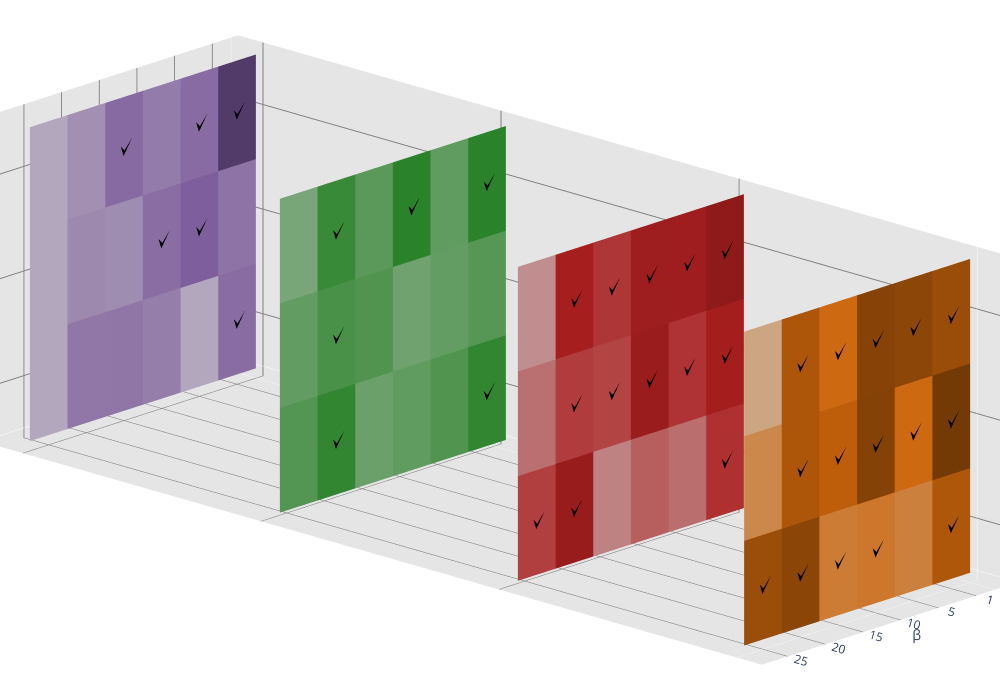

This figure's notebook cell:
### Markdown cell above
##### CORA

### Code cell
# fig = plt.figure(figsize=(15, 15))
# ax = fig. add_subplot(111, projection='3d', computed_zorder=False)

fig = go.Figure()

sorted_students = sorted(
    Z_arrays_cora.keys(),
    key=lambda name: (
        np.count_nonzero(Z_arrays_cora[name] > 1),
        np.median(Z_arrays_cora[name])
    ),
    reverse=True
)

for i, student in enumerate(sorted_students):
    data = Z_arrays_cora[student]

    plot_vertical_plane_heatmap_with_ticks(
        R, C, fig, data, x_planes[i], plane_colors[student], norm, 0.05
    )


fig.update_layout(
    scene = scene_style,
    height=700,
    width=1000,
    margin=dict(l=0, r=0, t=0, b=0)
)

fig.write_html('mdca_ece_cora.html', include_plotlyjs="cdn", full_html=True)
fig.show()

### Figure 1 — Plotly figure (JSON) as saved in the notebook; plotly's stock layout.template omitted (floating-point values rounded to 4 significant figures)
{"data": [{"facecolor": ["#da6c0c", "#da6c0c", "#ffa04c", "#ffa04c", "#ff9536", "#ff9536", "#ff9b42", "#ff9b42", "#ad5609", "#ad5609", "#c2610b", "#c2610b", "#904808", "#904808", "#ff8315", "#ff8315", "#a65309", "#a65309", "#ee760d", "#ee760d", "#d86b0c", "#d86b0c", "#ffaa5e", "#ffaa5e", "#c0600b", "#c0600b", "#ae570a", "#ae570a", "#a75309", "#a75309", "#ff8315", "#ff8315", "#d86b0c", "#d86b0c", "#ffcfa4", "#ffcfa4"], "i": [7, 8, 8, 9, 9, 10, 10, 11, 11, 12, 12, 13, 14, 15, 15, 16, 16, 17, 17, 18, 18, 19, 19, 20, 21, 22, 22, 23, 23, 24, 24, 25, 25, 26, 26, 27], "j": [0, 7, 1, 8, 2, 9, 3, 10, 4, 11, 5, 12, 7, 14, 8, 15, 9, 16, 10, 17, 11, 18, 12, 19, 14, 21, 15, 22, 16, 23, 17, 24, 18, 25, 19, 26], "k": [1, 1, 2, 2, 3, 3, 4, 4, 5, 5, 6, 6, 8, 8, 9, 9, 10, 10, 11, 11, 12, 12, 13, 13, 15, 15, 16, 16, 17, 17, 18, 18, 19, 19, 20, 20], "lighting": {"ambient": 0.8, "diffuse": 0.9, "fresnel": 0.2, "roughness": 0.5, "specular": 1}, "lightposition": {"x": 100, "y": 100, "z": 100}, "showscale": false, "type": "mesh3d", "x": [0.0, 0.0, 0.0, 0.0, 0.0, 0.0, 0.0, 0.0, 0.0, 0.0, 0.0, 0.0, 0.0, 0.0, 0.0, 0.0, 0.0, 0.0, 0.0, 0.0, 0.0, 0.0, 0.0, 0.0, 0.0, 0.0, 0.0, 0.0], "y": [0.0, 1.0, 2.0, 3.0, 4.0, 5.0, 6.0, 0.0, 1.0, 2.0, 3.0, 4.0, 5.0, 6.0, 0.0, 1.0, 2.0, 3.0, 4.0, 5.0, 6.0, 0.0, 1.0, 2.0, 3.0, 4.0, 5.0, 6.0], "z": [0.0, 0.0, 0.0, 0.0, 0.0, 0.0, 0.0, 1.0, 1.0, 1.0, 1.0, 1.0, 1.0, 1.0, 2.0, 2.0, 2.0, 2.0, 2.0, 2.0, 2.0, 3.0, 3.0, 3.0, 3.0, 3.0, 3.0, 3.0]}, {"color": "black", "i": [0], "j": [1], "k": [2], "showscale": false, "type": "mesh3d", "x": [0.01, 0.01, 0.01], "y": [0.65, 0.625, 0.55], "z": [0.5, 0.45, 0.55]}, {"color": "black", "i": [0], "j": [1], "k": [2], "showscale": false, "type": "mesh3d", "x": [-0.01, -0.01, -0.01], "y": [0.55, 0.575, 0.65], "z": [0.5, 0.45, 0.55]}, {"color": "black", "i": [0], "j": [1], "k": [2], "showscale": false, "type": "mesh3d", "x": [0.01, 0.01, 0.01], "y": [0.65, 0.625, 0.85], "z": [0.5, 0.45, 0.6]}, {"color": "black", "i": [0], "j": [1], "k": [2], "showscale": false, "type": "mesh3d", "x": [-0.01, -0.01, -0.01], "y": [0.55, 0.575, 0.35], "z": [0.5, 0.45, 0.6]}, {"color": "black", "i": [0], "j": [1], "k": [2], "showscale": false, "type": "mesh3d", "x": [0.01, 0.01, 0.01], "y": [2.65, 2.625, 2.55], "z": [0.5, 0.45, 0.55]}, {"color": "black", "i": [0], "j": [1], "k": [2], "showscale": false, "type": "mesh3d", "x": [-0.01, -0.01, -0.01], "y": [2.55, 2.575, 2.65], "z": [0.5, 0.45, 0.55]}, {"color": "black", "i": [0], "j": [1], "k": [2], "showscale": false, "type": "mesh3d", "x": [0.01, 0.01, 0.01], "y": [2.65, 2.625, 2.85], "z": [0.5, 0.45, 0.6]}, {"color": "black", "i": [0], "j": [1], "k": [2], "showscale": false, "type": "mesh3d", "x": [-0.01, -0.01, -0.01], "y": [2.55, 2.575, 2.35], "z": [0.5, 0.45, 0.6]}, {"color": "black", "i": [0], "j": [1], "k": [2], "showscale": false, "type": "mesh3d", "x": [0.01, 0.01, 0.01], "y": [3.65, 3.625, 3.55], "z": [0.5, 0.45, 0.55]}, {"color": "black", "i": [0], "j": [1], "k": [2], "showscale": false, "type": "mesh3d", "x": [-0.01, -0.01, -0.01], "y": [3.55, 3.575, 3.65], "z": [0.5, 0.45, 0.55]}, {"color": "black", "i": [0], "j": [1], "k": [2], "showscale": false, "type": "mesh3d", "x": [0.01, 0.01, 0.01], "y": [3.65, 3.625, 3.85], "z": [0.5, 0.45, 0.6]}, {"color": "black", "i": [0], "j": [1], "k": [2], "showscale": false, "type": "mesh3d", "x": [-0.01, -0.01, -0.01], "y": [3.55, 3.575, 3.35], "z": [0.5, 0.45, 0.6]}, {"color": "black", "i": [0], "j": [1], "k": [2], "showscale": false, "type": "mesh3d", "x": [0.01, 0.01, 0.01], "y": [4.65, 4.625, 4.55], "z": [0.5, 0.45, 0.55]}, {"color": "black", "i": [0], "j": [1], "k": [2], "showscale": false, "type": "mesh3d", "x": [-0.01, -0.01, -0.01], "y": [4.55, 4.575, 4.65], "z": [0.5, 0.45, 0.55]}, {"color": "black", "i": [0], "j": [1], "k": [2], "showscale": false, "type": "mesh3d", "x": [0.01, 0.01, 0.01], "y": [4.65, 4.625, 4.85], "z": [0.5, 0.45, 0.6]}, {"color": "black", "i": [0], "j": [1], "k": [2], "showscale": false, "type": "mesh3d", "x": [-0.01, -0.01, -0.01], "y": [4.55, 4.575, 4.35], "z": [0.5, 0.45, 0.6]}, {"color": "black", "i": [0], "j": [1], "k": [2], "showscale": false, "type": "mesh3d", "x": [0.01, 0.01, 0.01], "y": [5.65, 5.625, 5.55], "z": [0.5, 0.45, 0.55]}, {"color": "black", "i": [0], "j": [1], "k": [2], "showscale": false, "type": "mesh3d", "x": [-0.01, -0.01, -0.01], "y": [5.55, 5.575, 5.65], "z": [0.5, 0.45, 0.55]}, {"color": "black", "i": [0], "j": [1], "k": [2], "showscale": false, "type": "mesh3d", "x": [0.01, 0.01, 0.01], "y": [5.65, 5.625, 5.85], "z": [0.5, 0.45, 0.6]}, {"color": "black", "i": [0], "j": [1], "k": [2], "showscale": false, "type": "mesh3d", "x": [-0.01, -0.01, -0.01], "y": [5.55, 5.575, 5.35], "z": [0.5, 0.45, 0.6]}, {"color": "black", "i": [0], "j": [1], "k": [2], "showscale": false, "type": "mesh3d", "x": [0.01, 0.01, 0.01], "y": [0.65, 0.625, 0.55], "z": [1.5, 1.45, 1.55]}, {"color": "black", "i": [0], "j": [1], "k": [2], "showscale": false, "type": "mesh3d", "x": [-0.01, -0.01, -0.01], "y": [0.55, 0.575, 0.65], "z": [1.5, 1.45, 1.55]}, {"color": "black", "i": [0], "j": [1], "k": [2], "showscale": false, "type": "mesh3d", "x": [0.01, 0.01, 0.01], "y": [0.65, 0.625, 0.85], "z": [1.5, 1.45, 1.6]}, {"color": "black", "i": [0], "j": [1], "k": [2], "showscale": false, "type": "mesh3d", "x": [-0.01, -0.01, -0.01], "y": [0.55, 0.575, 0.35], "z": [1.5, 1.45, 1.6]}, {"color": "black", "i": [0], "j": [1], "k": [2], "showscale": false, "type": "mesh3d", "x": [0.01, 0.01, 0.01], "y": [1.65, 1.625, 1.55], "z": [1.5, 1.45, 1.55]}, {"color": "black", "i": [0], "j": [1], "k": [2], "showscale": false, "type": "mesh3d", "x": [-0.01, -0.01, -0.01], "y": [1.55, 1.575, 1.65], "z": [1.5, 1.45, 1.55]}, {"color": "black", "i": [0], "j": [1], "k": [2], "showscale": false, "type": "mesh3d", "x": [0.01, 0.01, 0.01], "y": [1.65, 1.625, 1.85], "z": [1.5, 1.45, 1.6]}, {"color": "black", "i": [0], "j": [1], "k": [2], "showscale": false, "type": "mesh3d", "x": [-0.01, -0.01, -0.01], "y": [1.55, 1.575, 1.35], "z": [1.5, 1.45, 1.6]}, {"color": "black", "i": [0], "j": [1], "k": [2], "showscale": false, "type": "mesh3d", "x": [0.01, 0.01, 0.01], "y": [2.65, 2.625, 2.55], "z": [1.5, 1.45, 1.55]}, {"color": "black", "i": [0], "j": [1], "k": [2], "showscale": false, "type": "mesh3d", "x": [-0.01, -0.01, -0.01], "y": [2.55, 2.575, 2.65], "z": [1.5, 1.45, 1.55]}, {"color": "black", "i": [0], "j": [1], "k": [2], "showscale": false, "type": "mesh3d", "x": [0.01, 0.01, 0.01], "y": [2.65, 2.625, 2.85], "z": [1.5, 1.45, 1.6]}, {"color": "black", "i": [0], "j": [1], "k": [2], "showscale": false, "type": "mesh3d", "x": [-0.01, -0.01, -0.01], "y": [2.55, 2.575, 2.35], "z": [1.5, 1.45, 1.6]}, {"color": "black", "i": [0], "j": [1], "k": [2], "showscale": false, "type": "mesh3d", "x": [0.01, 0.01, 0.01], "y": [3.65, 3.625, 3.55], "z": [1.5, 1.45, 1.55]}, {"color": "black", "i": [0], "j": [1], "k": [2], "showscale": false, "type": "mesh3d", "x": [-0.01, -0.01, -0.01], "y": [3.55, 3.575, 3.65], "z": [1.5, 1.45, 1.55]}, {"color": "black", "i": [0], "j": [1], "k": [2], "showscale": false, "type": "mesh3d", "x": [0.01, 0.01, 0.01], "y": [3.65, 3.625, 3.85], "z": [1.5, 1.45, 1.6]}, {"color": "black", "i": [0], "j": [1], "k": [2], "showscale": false, "type": "mesh3d", "x": [-0.01, -0.01, -0.01], "y": [3.55, 3.575, 3.35], "z": [1.5, 1.45, 1.6]}, {"color": "black", "i": [0], "j": [1], "k": [2], "showscale": false, "type": "mesh3d", "x": [0.01, 0.01, 0.01], "y": [4.65, 4.625, 4.55], "z": [1.5, 1.45, 1.55]}, {"color": "black", "i": [0], "j": [1], "k": [2], "showscale": false, "type": "mesh3d", "x": [-0.01, -0.01, -0.01], "y": [4.55, 4.575, 4.65], "z": [1.5, 1.45, 1.55]}, {"color": "black", "i": [0], "j": [1], "k": [2], "showscale": false, "type": "mesh3d", "x": [0.01, 0.01, 0.01], "y": [4.65, 4.625, 4.85], "z": [1.5, 1.45, 1.6]}, {"color": "black", "i": [0], "j": [1], "k": [2], "showscale": false, "type": "mesh3d", "x": [-0.01, -0.01, -0.01], "y": [4.55, 4.575, 4.35], "z": [1.5, 1.45, 1.6]}, {"color": "black", "i": [0], "j": [1], "k": [2], "showscale": false, "type": "mesh3d", "x": [0.01, 0.01, 0.01], "y": [0.65, 0.625, 0.55], "z": [2.5, 2.45, 2.55]}, {"color": "black", "i": [0], "j": [1], "k": [2], "showscale": false, "type": "mesh3d", "x": [-0.01, -0.01, -0.01], "y": [0.55, 0.575, 0.65], "z": [2.5, 2.45, 2.55]}, {"color": "black", "i": [0], "j": [1], "k": [2], "showscale": false, "type": "mesh3d", "x": [0.01, 0.01, 0.01], "y": [0.65, 0.625, 0.85], "z": [2.5, 2.45, 2.6]}, {"color": "black", "i": [0], "j": [1], "k": [2], "showscale": false, "type": "mesh3d", "x": [-0.01, -0.01, -0.01], "y": [0.55, 0.575, 0.35], "z": [2.5, 2.45, 2.6]}, {"color": "black", "i": [0], "j": [1], "k": [2], "showscale": false, "type": "mesh3d", "x": [0.01, 0.01, 0.01], "y": [1.65, 1.625, 1.55], "z": [2.5, 2.45, 2.55]}, {"color": "black", "i": [0], "j": [1], "k": [2], "showscale": false, "type": "mesh3d", "x": [-0.01, -0.01, -0.01], "y": [1.55, 1.575, 1.65], "z": [2.5, 2.45, 2.55]}, {"color": "black", "i": [0], "j": [1], "k": [2], "showscale": false, "type": "mesh3d", "x": [0.01, 0.01, 0.01], "y": [1.65, 1.625, 1.85], "z": [2.5, 2.45, 2.6]}, {"color": "black", "i": [0], "j": [1], "k": [2], "showscale": false, "type": "mesh3d", "x": [-0.01, -0.01, -0.01], "y": [1.55, 1.575, 1.35], "z": [2.5, 2.45, 2.6]}, {"color": "black", "i": [0], "j": [1], "k": [2], "showscale": false, "type": "mesh3d", "x": [0.01, 0.01, 0.01], "y": [2.65, 2.625, 2.55], "z": [2.5, 2.45, 2.55]}, {"color": "black", "i": [0], "j": [1], "k": [2], "showscale": false, "type": "mesh3d", "x": [-0.01, -0.01, -0.01], "y": [2.55, 2.575, 2.65], "z": [2.5, 2.45, 2.55]}, {"color": "black", "i": [0], "j": [1], "k": [2], "showscale": false, "type": "mesh3d", "x": [0.01, 0.01, 0.01], "y": [2.65, 2.625, 2.85], "z": [2.5, 2.45, 2.6]}, {"color": "black", "i": [0], "j": [1], "k": [2], "showscale": false, "type": "mesh3d", "x": [-0.01, -0.01, -0.01], "y": [2.55, 2.575, 2.35], "z": [2.5, 2.45, 2.6]}, {"color": "black", "i": [0], "j": [1], "k": [2], "showscale": false, "type": "mesh3d", "x": [0.01, 0.01, 0.01], "y": [3.65, 3.625, 3.55], "z": [2.5, 2.45, 2.55]}, {"color": "black", "i": [0], "j": [1], "k": [2], "showscale": false, "type": "mesh3d", "x": [-0.01, -0.01, -0.01], "y": [3.55, 3.575, 3.65], "z": [2.5, 2.45, 2.55]}, {"color": "black", "i": [0], "j": [1], "k": [2], "showscale": false, "type": "mesh3d", "x": [0.01, 0.01, 0.01], "y": [3.65, 3.625, 3.85], "z": [2.5, 2.45, 2.6]}, {"color": "black", "i": [0], "j": [1], "k": [2], "showscale": false, "type": "mesh3d", "x": [-0.01, -0.01, -0.01], "y": [3.55, 3.575, 3.35], "z": [2.5, 2.45, 2.6]}, {"color": "black", "i": [0], "j": [1], "k": [2], "showscale": false, "type": "mesh3d", "x": [0.01, 0.01, 0.01], "y": [4.65, 4.625, 4.55], "z": [2.5, 2.45, 2.55]}, {"color": "black", "i": [0], "j": [1], "k": [2], "showscale": false, "type": "mesh3d", "x": [-0.01, -0.01, -0.01], "y": [4.55, 4.575, 4.65], "z": [2.5, 2.45, 2.55]}, {"color": "black", "i": [0], "j": [1], "k": [2], "showscale": false, "type": "mesh3d", "x": [0.01, 0.01, 0.01], "y": [4.65, 4.625, 4.85], "z": [2.5, 2.45, 2.6]}, {"color": "black", "i": [0], "j": [1], "k": [2], "showscale": false, "type": "mesh3d", "x": [-0.01, -0.01, -0.01], "y": [4.55, 4.575, 4.35], "z": [2.5, 2.45, 2.6]}, {"facecolor": ["#da3c3d", "#da3c3d", "#e98a8a", "#e98a8a", "#e57777", "#e57777", "#eea2a2", "#eea2a2", "#bf2324", "#bf2324", "#de4f4f", "#de4f4f", "#cd2526", "#cd2526", "#db4041", "#db4041", "#c22324", "#c22324", "#df5555", "#df5555", "#dd4b4c", "#dd4b4c", "#e98c8d", "#e98c8d", "#b12121", "#b12121", "#c72425", "#c72425", "#c62425", "#c62425", "#db4344", "#db4344", "#d12627", "#d12627", "#f0b1b1", "#f0b1b1"], "i": [7, 8, 8, 9, 9, 10, 10, 11, 11, 12, 12, 13, 14, 15, 15, 16, 16, 17, 17, 18, 18, 19, 19, 20, 21, 22, 22, 23, 23, 24, 24, 25, 25, 26, 26, 27], "j": [0, 7, 1, 8, 2, 9, 3, 10, 4, 11, 5, 12, 7, 14, 8, 15, 9, 16, 10, 17, 11, 18, 12, 19, 14, 21, 15, 22, 16, 23, 17, 24, 18, 25, 19, 26], "k": [1, 1, 2, 2, 3, 3, 4, 4, 5, 5, 6, 6, 8, 8, 9, 9, 10, 10, 11, 11, 12, 12, 13, 13, 15, 15, 16, 16, 17, 17, 18, 18, 19, 19, 20, 20], "lighting": {"ambient": 0.8, "diffuse": 0.9, "fresnel": 0.2, "roughness": 0.5, "specular": 1}, "lightposition": {"x": 100, "y": 100, "z": 100}, "showscale": false, "type": "mesh3d", "x": [0.95, 0.95, 0.95, 0.95, 0.95, 0.95, 0.95, 0.95, 0.95, 0.95, 0.95, 0.95, 0.95, 0.95, 0.95, 0.95, 0.95, 0.95, 0.95, 0.95, 0.95, 0.95, 0.95, 0.95, 0.95, 0.95, 0.95, 0.95], "y": [0.0, 1.0, 2.0, 3.0, 4.0, 5.0, 6.0, 0.0, 1.0, 2.0, 3.0, 4.0, 5.0, 6.0, 0.0, 1.0, 2.0, 3.0, 4.0, 5.0, 6.0, 0.0, 1.0, 2.0, 3.0, 4.0, 5.0, 6.0], "z": [0.0, 0.0, 0.0, 0.0, 0.0, 0.0, 0.0, 1.0, 1.0, 1.0, 1.0, 1.0, 1.0, 1.0, 2.0, 2.0, 2.0, 2.0, 2.0, 2.0, 2.0, 3.0, 3.0, 3.0, 3.0, 3.0, 3.0, 3.0]}, {"color": "black", "i": [0], "j": [1], "k": [2], "showscale": false, "type": "mesh3d", "x": [0.96, 0.96, 0.96], "y": [0.65, 0.625, 0.55], "z": [0.5, 0.45, 0.55]}, {"color": "black", "i": [0], "j": [1], "k": [2], "showscale": false, "type": "mesh3d", "x": [0.94, 0.94, 0.94], "y": [0.55, 0.575, 0.65], "z": [0.5, 0.45, 0.55]}, {"color": "black", "i": [0], "j": [1], "k": [2], "showscale": false, "type": "mesh3d", "x": [0.96, 0.96, 0.96], "y": [0.65, 0.625, 0.85], "z": [0.5, 0.45, 0.6]}, {"color": "black", "i": [0], "j": [1], "k": [2], "showscale": false, "type": "mesh3d", "x": [0.94, 0.94, 0.94], "y": [0.55, 0.575, 0.35], "z": [0.5, 0.45, 0.6]}, {"color": "black", "i": [0], "j": [1], "k": [2], "showscale": false, "type": "mesh3d", "x": [0.96, 0.96, 0.96], "y": [4.65, 4.625, 4.55], "z": [0.5, 0.45, 0.55]}, {"color": "black", "i": [0], "j": [1], "k": [2], "showscale": false, "type": "mesh3d", "x": [0.94, 0.94, 0.94], "y": [4.55, 4.575, 4.65], "z": [0.5, 0.45, 0.55]}, {"color": "black", "i": [0], "j": [1], "k": [2], "showscale": false, "type": "mesh3d", "x": [0.96, 0.96, 0.96], "y": [4.65, 4.625, 4.85], "z": [0.5, 0.45, 0.6]}, {"color": "black", "i": [0], "j": [1], "k": [2], "showscale": false, "type": "mesh3d", "x": [0.94, 0.94, 0.94], "y": [4.55, 4.575, 4.35], "z": [0.5, 0.45, 0.6]}, {"color": "black", "i": [0], "j": [1], "k": [2], "showscale": false, "type": "mesh3d", "x": [0.96, 0.96, 0.96], "y": [5.65, 5.625, 5.55], "z": [0.5, 0.45, 0.55]}, {"color": "black", "i": [0], "j": [1], "k": [2], "showscale": false, "type": "mesh3d", "x": [0.94, 0.94, 0.94], "y": [5.55, 5.575, 5.65], "z": [0.5, 0.45, 0.55]}, {"color": "black", "i": [0], "j": [1], "k": [2], "showscale": false, "type": "mesh3d", "x": [0.96, 0.96, 0.96], "y": [5.65, 5.625, 5.85], "z": [0.5, 0.45, 0.6]}, {"color": "black", "i": [0], "j": [1], "k": [2], "showscale": false, "type": "mesh3d", "x": [0.94, 0.94, 0.94], "y": [5.55, 5.575, 5.35], "z": [0.5, 0.45, 0.6]}, {"color": "black", "i": [0], "j": [1], "k": [2], "showscale": false, "type": "mesh3d", "x": [0.96, 0.96, 0.96], "y": [0.65, 0.625, 0.55], "z": [1.5, 1.45, 1.55]}, {"color": "black", "i": [0], "j": [1], "k": [2], "showscale": false, "type": "mesh3d", "x": [0.94, 0.94, 0.94], "y": [0.55, 0.575, 0.65], "z": [1.5, 1.45, 1.55]}, {"color": "black", "i": [0], "j": [1], "k": [2], "showscale": false, "type": "mesh3d", "x": [0.96, 0.96, 0.96], "y": [0.65, 0.625, 0.85], "z": [1.5, 1.45, 1.6]}, {"color": "black", "i": [0], "j": [1], "k": [2], "showscale": false, "type": "mesh3d", "x": [0.94, 0.94, 0.94], "y": [0.55, 0.575, 0.35], "z": [1.5, 1.45, 1.6]}, {"color": "black", "i": [0], "j": [1], "k": [2], "showscale": false, "type": "mesh3d", "x": [0.96, 0.96, 0.96], "y": [1.65, 1.625, 1.55], "z": [1.5, 1.45, 1.55]}, {"color": "black", "i": [0], "j": [1], "k": [2], "showscale": false, "type": "mesh3d", "x": [0.94, 0.94, 0.94], "y": [1.55, 1.575, 1.65], "z": [1.5, 1.45, 1.55]}, {"color": "black", "i": [0], "j": [1], "k": [2], "showscale": false, "type": "mesh3d", "x": [0.96, 0.96, 0.96], "y": [1.65, 1.625, 1.85], "z": [1.5, 1.45, 1.6]}, {"color": "black", "i": [0], "j": [1], "k": [2], "showscale": false, "type": "mesh3d", "x": [0.94, 0.94, 0.94], "y": [1.55, 1.575, 1.35], "z": [1.5, 1.45, 1.6]}, {"color": "black", "i": [0], "j": [1], "k": [2], "showscale": false, "type": "mesh3d", "x": [0.96, 0.96, 0.96], "y": [2.65, 2.625, 2.55], "z": [1.5, 1.45, 1.55]}, {"color": "black", "i": [0], "j": [1], "k": [2], "showscale": false, "type": "mesh3d", "x": [0.94, 0.94, 0.94], "y": [2.55, 2.575, 2.65], "z": [1.5, 1.45, 1.55]}, {"color": "black", "i": [0], "j": [1], "k": [2], "showscale": false, "type": "mesh3d", "x": [0.96, 0.96, 0.96], "y": [2.65, 2.625, 2.85], "z": [1.5, 1.45, 1.6]}, {"color": "black", "i": [0], "j": [1], "k": [2], "showscale": false, "type": "mesh3d", "x": [0.94, 0.94, 0.94], "y": [2.55, 2.575, 2.35], "z": [1.5, 1.45, 1.6]}, {"color": "black", "i": [0], "j": [1], "k": [2], "showscale": false, "type": "mesh3d", "x": [0.96, 0.96, 0.96], "y": [3.65, 3.625, 3.55], "z": [1.5, 1.45, 1.55]}, {"color": "black", "i": [0], "j": [1], "k": [2], "showscale": false, "type": "mesh3d", "x": [0.94, 0.94, 0.94], "y": [3.55, 3.575, 3.65], "z": [1.5, 1.45, 1.55]}, {"color": "black", "i": [0], "j": [1], "k": [2], "showscale": false, "type": "mesh3d", "x": [0.96, 0.96, 0.96], "y": [3.65, 3.625, 3.85], "z": [1.5, 1.45, 1.6]}, {"color": "black", "i": [0], "j": [1], "k": [2], "showscale": false, "type": "mesh3d", "x": [0.94, 0.94, 0.94], "y": [3.55, 3.575, 3.35], "z": [1.5, 1.45, 1.6]}, {"color": "black", "i": [0], "j": [1], "k": [2], "showscale": false, "type": "mesh3d", "x": [0.96, 0.96, 0.96], "y": [4.65, 4.625, 4.55], "z": [1.5, 1.45, 1.55]}, {"color": "black", "i": [0], "j": [1], "k": [2], "showscale": false, "type": "mesh3d", "x": [0.94, 0.94, 0.94], "y": [4.55, 4.575, 4.65], "z": [1.5, 1.45, 1.55]}, {"color": "black", "i": [0], "j": [1], "k": [2], "showscale": false, "type": "mesh3d", "x": [0.96, 0.96, 0.96], "y": [4.65, 4.625, 4.85], "z": [1.5, 1.45, 1.6]}, {"color": "black", "i": [0], "j": [1], "k": [2], "showscale": false, "type": "mesh3d", "x": [0.94, 0.94, 0.94], "y": [4.55, 4.575, 4.35], "z": [1.5, 1.45, 1.6]}, {"color": "black", "i": [0], "j": [1], "k": [2], "showscale": false, "type": "mesh3d", "x": [0.96, 0.96, 0.96], "y": [0.65, 0.625, 0.55], "z": [2.5, 2.45, 2.55]}, {"color": "black", "i": [0], "j": [1], "k": [2], "showscale": false, "type": "mesh3d", "x": [0.94, 0.94, 0.94], "y": [0.55, 0.575, 0.65], "z": [2.5, 2.45, 2.55]}, {"color": "black", "i": [0], "j": [1], "k": [2], "showscale": false, "type": "mesh3d", "x": [0.96, 0.96, 0.96], "y": [0.65, 0.625, 0.85], "z": [2.5, 2.45, 2.6]}, {"color": "black", "i": [0], "j": [1], "k": [2], "showscale": false, "type": "mesh3d", "x": [0.94, 0.94, 0.94], "y": [0.55, 0.575, 0.35], "z": [2.5, 2.45, 2.6]}, {"color": "black", "i": [0], "j": [1], "k": [2], "showscale": false, "type": "mesh3d", "x": [0.96, 0.96, 0.96], "y": [1.65, 1.625, 1.55], "z": [2.5, 2.45, 2.55]}, {"color": "black", "i": [0], "j": [1], "k": [2], "showscale": false, "type": "mesh3d", "x": [0.94, 0.94, 0.94], "y": [1.55, 1.575, 1.65], "z": [2.5, 2.45, 2.55]}, {"color": "black", "i": [0], "j": [1], "k": [2], "showscale": false, "type": "mesh3d", "x": [0.96, 0.96, 0.96], "y": [1.65, 1.625, 1.85], "z": [2.5, 2.45, 2.6]}, {"color": "black", "i": [0], "j": [1], "k": [2], "showscale": false, "type": "mesh3d", "x": [0.94, 0.94, 0.94], "y": [1.55, 1.575, 1.35], "z": [2.5, 2.45, 2.6]}, {"color": "black", "i": [0], "j": [1], "k": [2], "showscale": false, "type": "mesh3d", "x": [0.96, 0.96, 0.96], "y": [2.65, 2.625, 2.55], "z": [2.5, 2.45, 2.55]}, {"color": "black", "i": [0], "j": [1], "k": [2], "showscale": false, "type": "mesh3d", "x": [0.94, 0.94, 0.94], "y": [2.55, 2.575, 2.65], "z": [2.5, 2.45, 2.55]}, {"color": "black", "i": [0], "j": [1], "k": [2], "showscale": false, "type": "mesh3d", "x": [0.96, 0.96, 0.96], "y": [2.65, 2.625, 2.85], "z": [2.5, 2.45, 2.6]}, {"color": "black", "i": [0], "j": [1], "k": [2], "showscale": false, "type": "mesh3d", "x": [0.94, 0.94, 0.94], "y": [2.55, 2.575, 2.35], "z": [2.5, 2.45, 2.6]}, {"color": "black", "i": [0], "j": [1], "k": [2], "showscale": false, "type": "mesh3d", "x": [0.96, 0.96, 0.96], "y": [3.65, 3.625, 3.55], "z": [2.5, 2.45, 2.55]}, {"color": "black", "i": [0], "j": [1], "k": [2], "showscale": false, "type": "mesh3d", "x": [0.94, 0.94, 0.94], "y": [3.55, 3.575, 3.65], "z": [2.5, 2.45, 2.55]}, {"color": "black", "i": [0], "j": [1], "k": [2], "showscale": false, "type": "mesh3d", "x": [0.96, 0.96, 0.96], "y": [3.65, 3.625, 3.85], "z": [2.5, 2.45, 2.6]}, {"color": "black", "i": [0], "j": [1], "k": [2], "showscale": false, "type": "mesh3d", "x": [0.94, 0.94, 0.94], "y": [3.55, 3.575, 3.35], "z": [2.5, 2.45, 2.6]}, {"color": "black", "i": [0], "j": [1], "k": [2], "showscale": false, "type": "mesh3d", "x": [0.96, 0.96, 0.96], "y": [4.65, 4.625, 4.55], "z": [2.5, 2.45, 2.55]}, {"color": "black", "i": [0], "j": [1], "k": [2], "showscale": false, "type": "mesh3d", "x": [0.94, 0.94, 0.94], "y": [4.55, 4.575, 4.65], "z": [2.5, 2.45, 2.55]}, {"color": "black", "i": [0], "j": [1], "k": [2], "showscale": false, "type": "mesh3d", "x": [0.96, 0.96, 0.96], "y": [4.65, 4.625, 4.85], "z": [2.5, 2.45, 2.6]}, {"color": "black", "i": [0], "j": [1], "k": [2], "showscale": false, "type": "mesh3d", "x": [0.94, 0.94, 0.94], "y": [4.55, 4.575, 4.35], "z": [2.5, 2.45, 2.6]}, {"facecolor": ["#3ea83e", "#3ea83e", "#64b964", "#64b964", "#78c278", "#78c278", "#86c886", "#86c886", "#3ea83e", "#3ea83e", "#68bb68", "#68bb68", "#6cbd6c", "#6cbd6c", "#7dc47d", "#7dc47d", "#8ccb8c", "#8ccb8c", "#64b964", "#64b964", "#5bb55b", "#5bb55b", "#7cc37c", "#7cc37c", "#35a435", "#35a435", "#78c278", "#78c278", "#35a435", "#35a435", "#72bf72", "#72bf72", "#46ac46", "#46ac46", "#96cf96", "#96cf96"], "i": [7, 8, 8, 9, 9, 10, 10, 11, 11, 12, 12, 13, 14, 15, 15, 16, 16, 17, 17, 18, 18, 19, 19, 20, 21, 22, 22, 23, 23, 24, 24, 25, 25, 26, 26, 27], "j": [0, 7, 1, 8, 2, 9, 3, 10, 4, 11, 5, 12, 7, 14, 8, 15, 9, 16, 10, 17, 11, 18, 12, 19, 14, 21, 15, 22, 16, 23, 17, 24, 18, 25, 19, 26], "k": [1, 1, 2, 2, 3, 3, 4, 4, 5, 5, 6, 6, 8, 8, 9, 9, 10, 10, 11, 11, 12, 12, 13, 13, 15, 15, 16, 16, 17, 17, 18, 18, 19, 19, 20, 20], "lighting": {"ambient": 0.8, "diffuse": 0.9, "fresnel": 0.2, "roughness": 0.5, "specular": 1}, "lightposition": {"x": 100, "y": 100, "z": 100}, "showscale": false, "type": "mesh3d", "x": [1.95, 1.95, 1.95, 1.95, 1.95, 1.95, 1.95, 1.95, 1.95, 1.95, 1.95, 1.95, 1.95, 1.95, 1.95, 1.95, 1.95, 1.95, 1.95, 1.95, 1.95, 1.95, 1.95, 1.95, 1.95, 1.95, 1.95, 1.95], "y": [0.0, 1.0, 2.0, 3.0, 4.0, 5.0, 6.0, 0.0, 1.0, 2.0, 3.0, 4.0, 5.0, 6.0, 0.0, 1.0, 2.0, 3.0, 4.0, 5.0, 6.0, 0.0, 1.0, 2.0, 3.0, 4.0, 5.0, 6.0], "z": [0.0, 0.0, 0.0, 0.0, 0.0, 0.0, 0.0, 1.0, 1.0, 1.0, 1.0, 1.0, 1.0, 1.0, 2.0, 2.0, 2.0, 2.0, 2.0, 2.0, 2.0, 3.0, 3.0, 3.0, 3.0, 3.0, 3.0, 3.0]}, {"color": "black", "i": [0], "j": [1], "k": [2], "showscale": false, "type": "mesh3d", "x": [1.96, 1.96, 1.96], "y": [0.65, 0.625, 0.55], "z": [0.5, 0.45, 0.55]}, {"color": "black", "i": [0], "j": [1], "k": [2], "showscale": false, "type": "mesh3d", "x": [1.94, 1.94, 1.94], "y": [0.55, 0.575, 0.65], "z": [0.5, 0.45, 0.55]}, {"color": "black", "i": [0], "j": [1], "k": [2], "showscale": false, "type": "mesh3d", "x": [1.96, 1.96, 1.96], "y": [0.65, 0.625, 0.85], "z": [0.5, 0.45, 0.6]}, {"color": "black", "i": [0], "j": [1], "k": [2], "showscale": false, "type": "mesh3d", "x": [1.94, 1.94, 1.94], "y": [0.55, 0.575, 0.35], "z": [0.5, 0.45, 0.6]}, {"color": "black", "i": [0], "j": [1], "k": [2], "showscale": false, "type": "mesh3d", "x": [1.96, 1.96, 1.96], "y": [4.65, 4.625, 4.55], "z": [0.5, 0.45, 0.55]}, {"color": "black", "i": [0], "j": [1], "k": [2], "showscale": false, "type": "mesh3d", "x": [1.94, 1.94, 1.94], "y": [4.55, 4.575, 4.65], "z": [0.5, 0.45, 0.55]}, {"color": "black", "i": [0], "j": [1], "k": [2], "showscale": false, "type": "mesh3d", "x": [1.96, 1.96, 1.96], "y": [4.65, 4.625, 4.85], "z": [0.5, 0.45, 0.6]}, {"color": "black", "i": [0], "j": [1], "k": [2], "showscale": false, "type": "mesh3d", "x": [1.94, 1.94, 1.94], "y": [4.55, 4.575, 4.35], "z": [0.5, 0.45, 0.6]}, {"color": "black", "i": [0], "j": [1], "k": [2], "showscale": false, "type": "mesh3d", "x": [1.96, 1.96, 1.96], "y": [4.65, 4.625, 4.55], "z": [1.5, 1.45, 1.55]}, {"color": "black", "i": [0], "j": [1], "k": [2], "showscale": false, "type": "mesh3d", "x": [1.94, 1.94, 1.94], "y": [4.55, 4.575, 4.65], "z": [1.5, 1.45, 1.55]}, {"color": "black", "i": [0], "j": [1], "k": [2], "showscale": false, "type": "mesh3d", "x": [1.96, 1.96, 1.96], "y": [4.65, 4.625, 4.85], "z": [1.5, 1.45, 1.6]}, {"color": "black", "i": [0], "j": [1], "k": [2], "showscale": false, "type": "mesh3d", "x": [1.94, 1.94, 1.94], "y": [4.55, 4.575, 4.35], "z": [1.5, 1.45, 1.6]}, {"color": "black", "i": [0], "j": [1], "k": [2], "showscale": false, "type": "mesh3d", "x": [1.96, 1.96, 1.96], "y": [0.65, 0.625, 0.55], "z": [2.5, 2.45, 2.55]}, {"color": "black", "i": [0], "j": [1], "k": [2], "showscale": false, "type": "mesh3d", "x": [1.94, 1.94, 1.94], "y": [0.55, 0.575, 0.65], "z": [2.5, 2.45, 2.55]}, {"color": "black", "i": [0], "j": [1], "k": [2], "showscale": false, "type": "mesh3d", "x": [1.96, 1.96, 1.96], "y": [0.65, 0.625, 0.85], "z": [2.5, 2.45, 2.6]}, {"color": "black", "i": [0], "j": [1], "k": [2], "showscale": false, "type": "mesh3d", "x": [1.94, 1.94, 1.94], "y": [0.55, 0.575, 0.35], "z": [2.5, 2.45, 2.6]}, {"color": "black", "i": [0], "j": [1], "k": [2], "showscale": false, "type": "mesh3d", "x": [1.96, 1.96, 1.96], "y": [2.65, 2.625, 2.55], "z": [2.5, 2.45, 2.55]}, {"color": "black", "i": [0], "j": [1], "k": [2], "showscale": false, "type": "mesh3d", "x": [1.94, 1.94, 1.94], "y": [2.55, 2.575, 2.65], "z": [2.5, 2.45, 2.55]}, {"color": "black", "i": [0], "j": [1], "k": [2], "showscale": false, "type": "mesh3d", "x": [1.96, 1.96, 1.96], "y": [2.65, 2.625, 2.85], "z": [2.5, 2.45, 2.6]}, {"color": "black", "i": [0], "j": [1], "k": [2], "showscale": false, "type": "mesh3d", "x": [1.94, 1.94, 1.94], "y": [2.55, 2.575, 2.35], "z": [2.5, 2.45, 2.6]}, {"color": "black", "i": [0], "j": [1], "k": [2], "showscale": false, "type": "mesh3d", "x": [1.96, 1.96, 1.96], "y": [4.65, 4.625, 4.55], "z": [2.5, 2.45, 2.55]}, {"color": "black", "i": [0], "j": [1], "k": [2], "showscale": false, "type": "mesh3d", "x": [1.94, 1.94, 1.94], "y": [4.55, 4.575, 4.65], "z": [2.5, 2.45, 2.55]}, {"color": "black", "i": [0], "j": [1], "k": [2], "showscale": false, "type": "mesh3d", "x": [1.96, 1.96, 1.96], "y": [4.65, 4.625, 4.85], "z": [2.5, 2.45, 2.6]}, {"color": "black", "i": [0], "j": [1], "k": [2], "showscale": false, "type": "mesh3d", "x": [1.94, 1.94, 1.94], "y": [4.55, 4.575, 4.35], "z": [2.5, 2.45, 2.6]}, {"facecolor": ["#ab88cb", "#ab88cb", "#dfd1eb", "#dfd1eb", "#ba9dd4", "#ba9dd4", "#b494d1", "#b494d1", "#b595d1", "#b595d1", "#dfd1eb", "#dfd1eb", "#b190cf", "#b190cf", "#9e75c3", "#9e75c3", "#ac89cc", "#ac89cc", "#c7b0dd", "#c7b0dd", "#c4abda", "#c4abda", "#dfd1eb", "#dfd1eb", "#674883", "#674883", "#aa86cb", "#aa86cb", "#b99bd4", "#b99bd4", "#a985ca", "#a985ca", "#cab3de", "#cab3de", "#dfd1eb", "#dfd1eb"], "i": [7, 8, 8, 9, 9, 10, 10, 11, 11, 12, 12, 13, 14, 15, 15, 16, 16, 17, 17, 18, 18, 19, 19, 20, 21, 22, 22, 23, 23, 24, 24, 25, 25, 26, 26, 27], "j": [0, 7, 1, 8, 2, 9, 3, 10, 4, 11, 5, 12, 7, 14, 8, 15, 9, 16, 10, 17, 11, 18, 12, 19, 14, 21, 15, 22, 16, 23, 17, 24, 18, 25, 19, 26], "k": [1, 1, 2, 2, 3, 3, 4, 4, 5, 5, 6, 6, 8, 8, 9, 9, 10, 10, 11, 11, 12, 12, 13, 13, 15, 15, 16, 16, 17, 17, 18, 18, 19, 19, 20, 20], "lighting": {"ambient": 0.8, "diffuse": 0.9, "fresnel": 0.2, "roughness": 0.5, "specular": 1}, "lightposition": {"x": 100, "y": 100, "z": 100}, "showscale": false, "type": "mesh3d", "x": [3.0, 3.0, 3.0, 3.0, 3.0, 3.0, 3.0, 3.0, 3.0, 3.0, 3.0, 3.0, 3.0, 3.0, 3.0, 3.0, 3.0, 3.0, 3.0, 3.0, 3.0, 3.0, 3.0, 3.0, 3.0, 3.0, 3.0, 3.0], "y": [0.0, 1.0, 2.0, 3.0, 4.0, 5.0, 6.0, 0.0, 1.0, 2.0, 3.0, 4.0, 5.0, 6.0, 0.0, 1.0, 2.0, 3.0, 4.0, 5.0, 6.0, 0.0, 1.0, 2.0, 3.0, 4.0, 5.0, 6.0], "z": [0.0, 0.0, 0.0, 0.0, 0.0, 0.0, 0.0, 1.0, 1.0, 1.0, 1.0, 1.0, 1.0, 1.0, 2.0, 2.0, 2.0, 2.0, 2.0, 2.0, 2.0, 3.0, 3.0, 3.0, 3.0, 3.0, 3.0, 3.0]}, {"color": "black", "i": [0], "j": [1], "k": [2], "showscale": false, "type": "mesh3d", "x": [3.01, 3.01, 3.01], "y": [0.65, 0.625, 0.55], "z": [0.5, 0.45, 0.55]}, {"color": "black", "i": [0], "j": [1], "k": [2], "showscale": false, "type": "mesh3d", "x": [2.99, 2.99, 2.99], "y": [0.55, 0.575, 0.65], "z": [0.5, 0.45, 0.55]}, {"color": "black", "i": [0], "j": [1], "k": [2], "showscale": false, "type": "mesh3d", "x": [3.01, 3.01, 3.01], "y": [0.65, 0.625, 0.85], "z": [0.5, 0.45, 0.6]}, {"color": "black", "i": [0], "j": [1], "k": [2], "showscale": false, "type": "mesh3d", "x": [2.99, 2.99, 2.99], "y": [0.55, 0.575, 0.35], "z": [0.5, 0.45, 0.6]}, {"color": "black", "i": [0], "j": [1], "k": [2], "showscale": false, "type": "mesh3d", "x": [3.01, 3.01, 3.01], "y": [1.65, 1.625, 1.55], "z": [1.5, 1.45, 1.55]}, {"color": "black", "i": [0], "j": [1], "k": [2], "showscale": false, "type": "mesh3d", "x": [2.99, 2.99, 2.99], "y": [1.55, 1.575, 1.65], "z": [1.5, 1.45, 1.55]}, {"color": "black", "i": [0], "j": [1], "k": [2], "showscale": false, "type": "mesh3d", "x": [3.01, 3.01, 3.01], "y": [1.65, 1.625, 1.85], "z": [1.5, 1.45, 1.6]}, {"color": "black", "i": [0], "j": [1], "k": [2], "showscale": false, "type": "mesh3d", "x": [2.99, 2.99, 2.99], "y": [1.55, 1.575, 1.35], "z": [1.5, 1.45, 1.6]}, {"color": "black", "i": [0], "j": [1], "k": [2], "showscale": false, "type": "mesh3d", "x": [3.01, 3.01, 3.01], "y": [2.65, 2.625, 2.55], "z": [1.5, 1.45, 1.55]}, {"color": "black", "i": [0], "j": [1], "k": [2], "showscale": false, "type": "mesh3d", "x": [2.99, 2.99, 2.99], "y": [2.55, 2.575, 2.65], "z": [1.5, 1.45, 1.55]}, {"color": "black", "i": [0], "j": [1], "k": [2], "showscale": false, "type": "mesh3d", "x": [3.01, 3.01, 3.01], "y": [2.65, 2.625, 2.85], "z": [1.5, 1.45, 1.6]}, {"color": "black", "i": [0], "j": [1], "k": [2], "showscale": false, "type": "mesh3d", "x": [2.99, 2.99, 2.99], "y": [2.55, 2.575, 2.35], "z": [1.5, 1.45, 1.6]}, {"color": "black", "i": [0], "j": [1], "k": [2], "showscale": false, "type": "mesh3d", "x": [3.01, 3.01, 3.01], "y": [0.65, 0.625, 0.55], "z": [2.5, 2.45, 2.55]}, {"color": "black", "i": [0], "j": [1], "k": [2], "showscale": false, "type": "mesh3d", "x": [2.99, 2.99, 2.99], "y": [0.55, 0.575, 0.65], "z": [2.5, 2.45, 2.55]}, {"color": "black", "i": [0], "j": [1], "k": [2], "showscale": false, "type": "mesh3d", "x": [3.01, 3.01, 3.01], "y": [0.65, 0.625, 0.85], "z": [2.5, 2.45, 2.6]}, {"color": "black", "i": [0], "j": [1], "k": [2], "showscale": false, "type": "mesh3d", "x": [2.99, 2.99, 2.99], "y": [0.55, 0.575, 0.35], "z": [2.5, 2.45, 2.6]}, {"color": "black", "i": [0], "j": [1], "k": [2], "showscale": false, "type": "mesh3d", "x": [3.01, 3.01, 3.01], "y": [1.65, 1.625, 1.55], "z": [2.5, 2.45, 2.55]}, {"color": "black", "i": [0], "j": [1], "k": [2], "showscale": false, "type": "mesh3d", "x": [2.99, 2.99, 2.99], "y": [1.55, 1.575, 1.65], "z": [2.5, 2.45, 2.55]}, {"color": "black", "i": [0], "j": [1], "k": [2], "showscale": false, "type": "mesh3d", "x": [3.01, 3.01, 3.01], "y": [1.65, 1.625, 1.85], "z": [2.5, 2.45, 2.6]}, {"color": "black", "i": [0], "j": [1], "k": [2], "showscale": false, "type": "mesh3d", "x": [2.99, 2.99, 2.99], "y": [1.55, 1.575, 1.35], "z": [2.5, 2.45, 2.6]}, {"color": "black", "i": [0], "j": [1], "k": [2], "showscale": false, "type": "mesh3d", "x": [3.01, 3.01, 3.01], "y": [3.65, 3.625, 3.55], "z": [2.5, 2.45, 2.55]}, {"color": "black", "i": [0], "j": [1], "k": [2], "showscale": false, "type": "mesh3d", "x": [2.99, 2.99, 2.99], "y": [3.55, 3.575, 3.65], "z": [2.5, 2.45, 2.55]}, {"color": "black", "i": [0], "j": [1], "k": [2], "showscale": false, "type": "mesh3d", "x": [3.01, 3.01, 3.01], "y": [3.65, 3.625, 3.85], "z": [2.5, 2.45, 2.6]}, {"color": "black", "i": [0], "j": [1], "k": [2], "showscale": false, "type": "mesh3d", "x": [2.99, 2.99, 2.99], "y": [3.55, 3.575, 3.35], "z": [2.5, 2.45, 2.6]}], "layout": {"height": 700, "margin": {"b": 0, "l": 0, "r": 0, "t": 0}, "scene": {"aspectmode": "manual", "aspectratio": {"x": 3, "y": 1, "z": 1}, "camera": {"center": {"x": 0, "y": 0, "z": 0}, "eye": {"x": -2.265, "y": 2.401, "z": 1.051}, "projection": {"type": "orthographic"}}, "xaxis": {"backgroundcolor": "rgba(0,0,0,0.1)", "gridcolor": "rgba(0,0,0,0.5)", "showbackground": true, "tickmode": "array", "ticktext": ["", "", "", ""], "tickvals": [1, 2, 3, 4], "title": {"text": ""}}, "yaxis": {"backgroundcolor": "rgba(0,0,0,0.1)", "gridcolor": "rgba(0,0,0,0.5)", "showbackground": true, "tickmode": "array", "ticktext": [1, 5, 10, 15, 20, 25], "tickvals": [0.5, 1.5, 2.5, 3.5, 4.5, 5.5], "title": {"text": "β"}}, "zaxis": {"backgroundcolor": "rgba(0,0,0,0.1)", "gridcolor": "rgba(0,0,0,0.5)", "showbackground": true, "tickmode": "array", "ticktext": [1, 2, 3], "tickvals": [0.5, 1.5, 2.5], "title": {"text": "γ"}}}, "width": 1000}}
